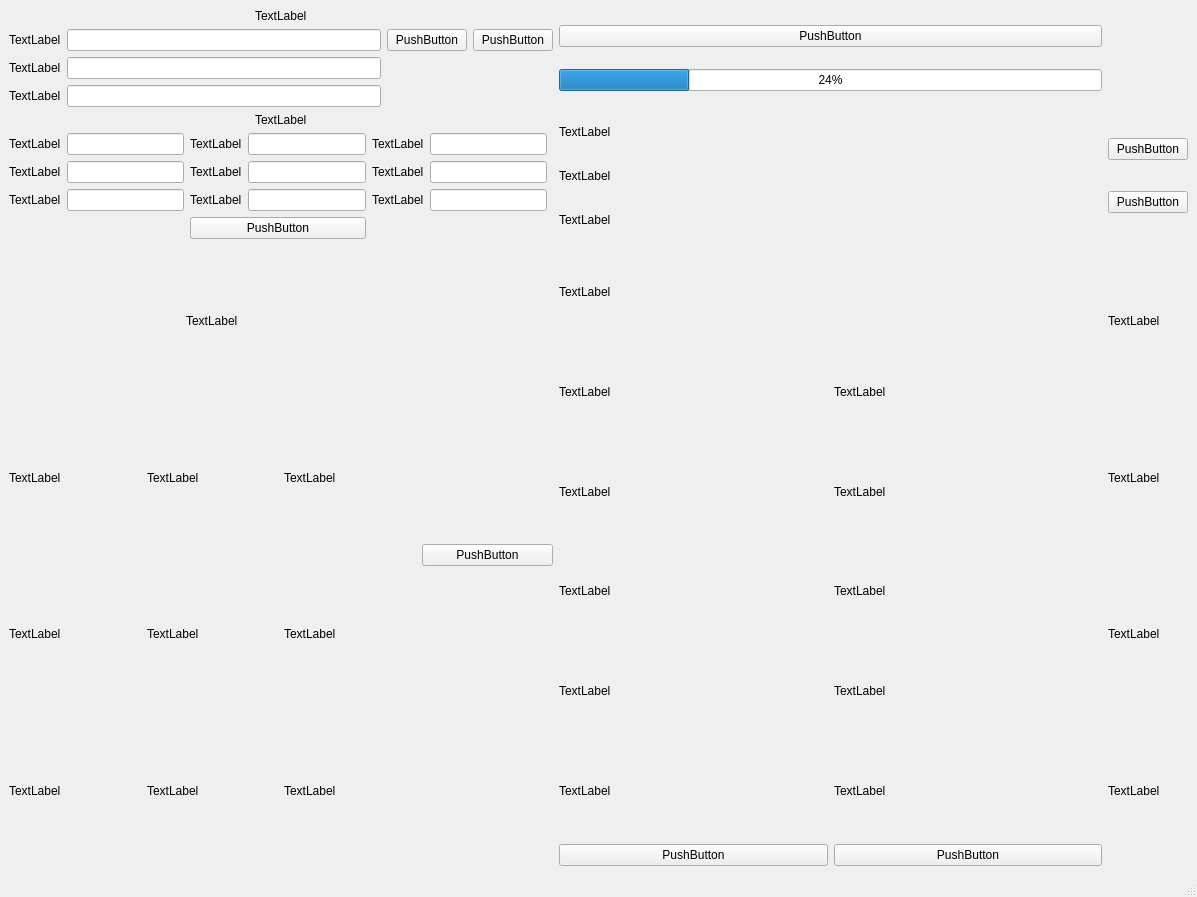
<?xml version="1.0" encoding="UTF-8"?>
<ui version="4.0">
 <class>MainWindow</class>
 <widget class="QMainWindow" name="MainWindow">
  <property name="geometry">
   <rect>
    <x>0</x>
    <y>0</y>
    <width>1197</width>
    <height>897</height>
   </rect>
  </property>
  <property name="windowTitle">
   <string>MainWindow</string>
  </property>
  <widget class="QWidget" name="centralwidget">
   <layout class="QGridLayout" name="gridLayout_11">
    <item row="0" column="0">
     <layout class="QGridLayout" name="gridLayout_4">
      <item row="1" column="3">
       <widget class="QPushButton" name="pushButton_2">
        <property name="text">
         <string>PushButton</string>
        </property>
       </widget>
      </item>
      <item row="3" column="1">
       <widget class="QLineEdit" name="lineEdit_3"/>
      </item>
      <item row="1" column="1">
       <widget class="QLineEdit" name="lineEdit"/>
      </item>
      <item row="2" column="1">
       <widget class="QLineEdit" name="lineEdit_2"/>
      </item>
      <item row="1" column="0">
       <widget class="QLabel" name="label">
        <property name="text">
         <string>TextLabel</string>
        </property>
        <property name="indent">
         <number>-3</number>
        </property>
       </widget>
      </item>
      <item row="1" column="2">
       <widget class="QPushButton" name="pushButton">
        <property name="text">
         <string>PushButton</string>
        </property>
       </widget>
      </item>
      <item row="3" column="0">
       <widget class="QLabel" name="label_3">
        <property name="autoFillBackground">
         <bool>false</bool>
        </property>
        <property name="text">
         <string>TextLabel</string>
        </property>
       </widget>
      </item>
      <item row="2" column="0">
       <widget class="QLabel" name="label_2">
        <property name="text">
         <string>TextLabel</string>
        </property>
       </widget>
      </item>
      <item row="0" column="0" colspan="4" alignment="Qt::AlignHCenter">
       <widget class="QLabel" name="label_14">
        <property name="maximumSize">
         <size>
          <width>16777215</width>
          <height>30</height>
         </size>
        </property>
        <property name="text">
         <string>TextLabel</string>
        </property>
       </widget>
      </item>
     </layout>
    </item>
    <item row="0" column="1">
     <layout class="QGridLayout" name="gridLayout_6">
      <item row="0" column="0">
       <widget class="QPushButton" name="pushButton_5">
        <property name="text">
         <string>PushButton</string>
        </property>
       </widget>
      </item>
      <item row="1" column="0">
       <widget class="QProgressBar" name="progressBar">
        <property name="value">
         <number>24</number>
        </property>
       </widget>
      </item>
     </layout>
    </item>
    <item row="0" column="2">
     <widget class="QLabel" name="label_39">
      <property name="text">
       <string/>
      </property>
      <property name="pixmap">
       <pixmap>logo.svg</pixmap>
      </property>
     </widget>
    </item>
    <item row="1" column="0">
     <layout class="QGridLayout" name="gridLayout_3">
      <item row="3" column="5">
       <widget class="QLineEdit" name="lineEdit_12"/>
      </item>
      <item row="1" column="2">
       <widget class="QLabel" name="label_7">
        <property name="text">
         <string>TextLabel</string>
        </property>
       </widget>
      </item>
      <item row="1" column="5">
       <widget class="QLineEdit" name="lineEdit_10"/>
      </item>
      <item row="2" column="2">
       <widget class="QLabel" name="label_8">
        <property name="text">
         <string>TextLabel</string>
        </property>
       </widget>
      </item>
      <item row="1" column="0">
       <widget class="QLabel" name="label_4">
        <property name="text">
         <string>TextLabel</string>
        </property>
       </widget>
      </item>
      <item row="3" column="2">
       <widget class="QLabel" name="label_9">
        <property name="text">
         <string>TextLabel</string>
        </property>
       </widget>
      </item>
      <item row="0" column="0" colspan="7" alignment="Qt::AlignHCenter">
       <widget class="QLabel" name="label_13">
        <property name="maximumSize">
         <size>
          <width>16777215</width>
          <height>30</height>
         </size>
        </property>
        <property name="text">
         <string>TextLabel</string>
        </property>
       </widget>
      </item>
      <item row="1" column="4">
       <widget class="QLabel" name="label_10">
        <property name="text">
         <string>TextLabel</string>
        </property>
       </widget>
      </item>
      <item row="2" column="4">
       <widget class="QLabel" name="label_11">
        <property name="text">
         <string>TextLabel</string>
        </property>
       </widget>
      </item>
      <item row="2" column="5">
       <widget class="QLineEdit" name="lineEdit_11"/>
      </item>
      <item row="2" column="1">
       <widget class="QLineEdit" name="lineEdit_5"/>
      </item>
      <item row="2" column="3">
       <widget class="QLineEdit" name="lineEdit_8"/>
      </item>
      <item row="2" column="0">
       <widget class="QLabel" name="label_5">
        <property name="text">
         <string>TextLabel</string>
        </property>
       </widget>
      </item>
      <item row="1" column="1">
       <widget class="QLineEdit" name="lineEdit_4"/>
      </item>
      <item row="1" column="3">
       <widget class="QLineEdit" name="lineEdit_7"/>
      </item>
      <item row="3" column="4">
       <widget class="QLabel" name="label_12">
        <property name="text">
         <string>TextLabel</string>
        </property>
       </widget>
      </item>
      <item row="3" column="0">
       <widget class="QLabel" name="label_6">
        <property name="text">
         <string>TextLabel</string>
        </property>
       </widget>
      </item>
      <item row="3" column="3">
       <widget class="QLineEdit" name="lineEdit_9"/>
      </item>
      <item row="3" column="1">
       <widget class="QLineEdit" name="lineEdit_6"/>
      </item>
      <item row="4" column="2" colspan="2">
       <widget class="QPushButton" name="pushButton_3">
        <property name="text">
         <string>PushButton</string>
        </property>
       </widget>
      </item>
     </layout>
    </item>
    <item row="1" column="1">
     <layout class="QGridLayout" name="gridLayout_9">
      <item row="0" column="0">
       <widget class="QLabel" name="label_40">
        <property name="text">
         <string>TextLabel</string>
        </property>
       </widget>
      </item>
      <item row="1" column="0">
       <widget class="QLabel" name="label_41">
        <property name="text">
         <string>TextLabel</string>
        </property>
       </widget>
      </item>
      <item row="2" column="0">
       <widget class="QLabel" name="label_42">
        <property name="text">
         <string>TextLabel</string>
        </property>
       </widget>
      </item>
     </layout>
    </item>
    <item row="1" column="2">
     <layout class="QGridLayout" name="gridLayout_10">
      <item row="0" column="0">
       <widget class="QPushButton" name="pushButton_8">
        <property name="text">
         <string>PushButton</string>
        </property>
       </widget>
      </item>
      <item row="1" column="0">
       <widget class="QPushButton" name="pushButton_9">
        <property name="text">
         <string>PushButton</string>
        </property>
       </widget>
      </item>
     </layout>
    </item>
    <item row="2" column="0">
     <layout class="QGridLayout" name="gridLayout_5">
      <item row="3" column="2">
       <widget class="QLabel" name="label_22">
        <property name="text">
         <string>TextLabel</string>
        </property>
       </widget>
      </item>
      <item row="1" column="0">
       <widget class="QLabel" name="label_15">
        <property name="text">
         <string>TextLabel</string>
        </property>
       </widget>
      </item>
      <item row="3" column="0">
       <widget class="QLabel" name="label_17">
        <property name="text">
         <string>TextLabel</string>
        </property>
       </widget>
      </item>
      <item row="2" column="2">
       <widget class="QLabel" name="label_23">
        <property name="text">
         <string>TextLabel</string>
        </property>
       </widget>
      </item>
      <item row="2" column="0">
       <widget class="QLabel" name="label_16">
        <property name="text">
         <string>TextLabel</string>
        </property>
       </widget>
      </item>
      <item row="3" column="1">
       <widget class="QLabel" name="label_21">
        <property name="text">
         <string>TextLabel</string>
        </property>
       </widget>
      </item>
      <item row="2" column="1">
       <widget class="QLabel" name="label_20">
        <property name="text">
         <string>TextLabel</string>
        </property>
       </widget>
      </item>
      <item row="1" column="1">
       <widget class="QLabel" name="label_18">
        <property name="text">
         <string>TextLabel</string>
        </property>
       </widget>
      </item>
      <item row="1" column="2">
       <widget class="QLabel" name="label_19">
        <property name="text">
         <string>TextLabel</string>
        </property>
       </widget>
      </item>
      <item row="0" column="3" rowspan="4">
       <widget class="QPushButton" name="pushButton_4">
        <property name="text">
         <string>PushButton</string>
        </property>
       </widget>
      </item>
      <item row="0" column="0" colspan="3" alignment="Qt::AlignHCenter">
       <widget class="QLabel" name="label_24">
        <property name="text">
         <string>TextLabel</string>
        </property>
       </widget>
      </item>
     </layout>
    </item>
    <item row="2" column="1">
     <layout class="QGridLayout" name="gridLayout_8">
      <item row="6" column="1">
       <widget class="QPushButton" name="pushButton_7">
        <property name="text">
         <string>PushButton</string>
        </property>
       </widget>
      </item>
      <item row="1" column="0">
       <widget class="QLabel" name="label_28">
        <property name="text">
         <string>TextLabel</string>
        </property>
       </widget>
      </item>
      <item row="5" column="0">
       <widget class="QLabel" name="label_34">
        <property name="text">
         <string>TextLabel</string>
        </property>
       </widget>
      </item>
      <item row="6" column="0">
       <widget class="QPushButton" name="pushButton_6">
        <property name="text">
         <string>PushButton</string>
        </property>
       </widget>
      </item>
      <item row="2" column="1">
       <widget class="QLabel" name="label_31">
        <property name="text">
         <string>TextLabel</string>
        </property>
       </widget>
      </item>
      <item row="2" column="0">
       <widget class="QLabel" name="label_29">
        <property name="text">
         <string>TextLabel</string>
        </property>
       </widget>
      </item>
      <item row="1" column="1">
       <widget class="QLabel" name="label_30">
        <property name="text">
         <string>TextLabel</string>
        </property>
       </widget>
      </item>
      <item row="4" column="0">
       <widget class="QLabel" name="label_33">
        <property name="text">
         <string>TextLabel</string>
        </property>
       </widget>
      </item>
      <item row="3" column="0">
       <widget class="QLabel" name="label_32">
        <property name="text">
         <string>TextLabel</string>
        </property>
       </widget>
      </item>
      <item row="4" column="1">
       <widget class="QLabel" name="label_36">
        <property name="text">
         <string>TextLabel</string>
        </property>
       </widget>
      </item>
      <item row="5" column="1">
       <widget class="QLabel" name="label_37">
        <property name="text">
         <string>TextLabel</string>
        </property>
       </widget>
      </item>
      <item row="3" column="1">
       <widget class="QLabel" name="label_35">
        <property name="text">
         <string>TextLabel</string>
        </property>
       </widget>
      </item>
      <item row="0" column="0" colspan="2">
       <widget class="QLabel" name="label_38">
        <property name="text">
         <string>TextLabel</string>
        </property>
       </widget>
      </item>
     </layout>
    </item>
    <item row="2" column="2">
     <layout class="QGridLayout" name="gridLayout_7">
      <item row="1" column="0">
       <widget class="QLabel" name="label_25">
        <property name="text">
         <string>TextLabel</string>
        </property>
       </widget>
      </item>
      <item row="3" column="0">
       <widget class="QLabel" name="label_26">
        <property name="text">
         <string>TextLabel</string>
        </property>
       </widget>
      </item>
      <item row="4" column="0">
       <widget class="QLabel" name="label_27">
        <property name="text">
         <string>TextLabel</string>
        </property>
       </widget>
      </item>
      <item row="2" column="0">
       <widget class="QLabel" name="label_43">
        <property name="text">
         <string>TextLabel</string>
        </property>
       </widget>
      </item>
     </layout>
    </item>
   </layout>
  </widget>
  <widget class="QMenuBar" name="menubar">
   <property name="geometry">
    <rect>
     <x>0</x>
     <y>0</y>
     <width>1197</width>
     <height>22</height>
    </rect>
   </property>
  </widget>
  <widget class="QStatusBar" name="statusbar"/>
 </widget>
 <resources/>
 <connections/>
</ui>
